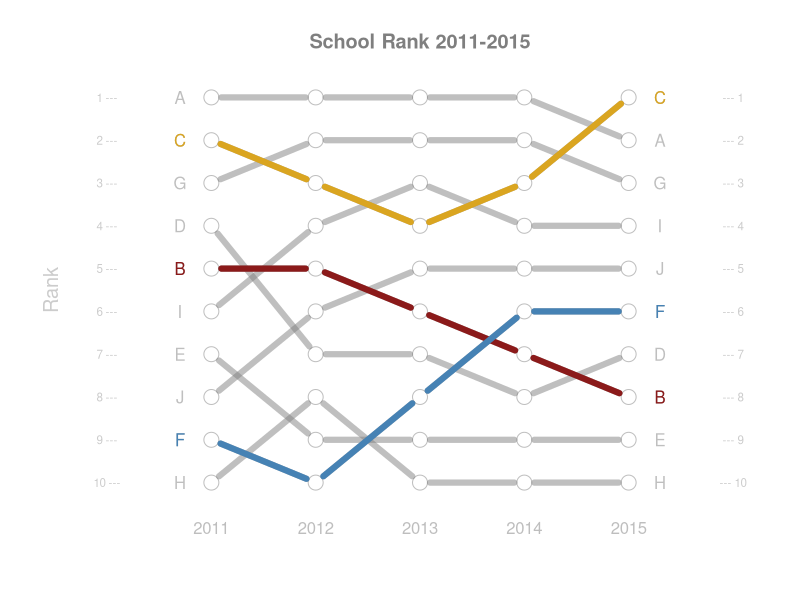

The R source for this figure:


# CREATE FAKE DATA

x1 <- rnorm(10)
x2 <- x1 + rnorm(10)
x3 <- x2 + rnorm(10)
x4 <- x3 + rnorm(10)
x5 <- x4 + rnorm(10)

r1 <- rank(x1)
r2 <- rank(x2)
r3 <- rank(x3)
r4 <- rank(x4)
r5 <- rank(x5)

id <- LETTERS[1:10]

df <- data.frame( id, r1, r2, r3, r4, r5 )




# DATA FOR EXAMPLE

df <-
structure(list(id = structure(1:10, .Label = c("A", "B", "C", 
"D", "E", "F", "G", "H", "I", "J"), class = "factor"), r1 = c(10, 
6, 9, 7, 4, 2, 8, 1, 5, 3), r2 = c(10, 6, 8, 4, 2, 1, 9, 3, 7, 
5), r3 = c(10, 5, 7, 4, 2, 3, 9, 1, 8, 6), r4 = c(10, 4, 8, 3, 
2, 5, 9, 1, 7, 6), r5 = c(9, 3, 10, 4, 2, 5, 8, 1, 7, 6)), .Names = c("id", 
"r1", "r2", "r3", "r4", "r5"), row.names = c(NA, -10L), class = "data.frame")





id <- df$id
df <- df[ , -1 ]
ymin <- min(df)
ymax <- max(df)
num.x <- ncol(df)


plot.new()
plot.window( xlim=c(0,6), ylim=c(ymin,ymax) )

# abline( h=1:10, lwd=0.005, col=gray(0.7,0.5) )

for( i in 1:nrow(df) )
{
   points( 1:num.x, df[i,], type="p", cex=2, col=gray(0.5,0.5), 
           pch=21, bg="white" ) 
   points( 1:num.x, df[i,], type="c", lwd=6, col=gray(0.5,0.5) )
}

text( 0.7, 1:10, id[order(df[,1])], col=gray(0.5,0.5) )
text( 5.3, 1:10, id[order(df[,5])], col=gray(0.5,0.5) )

text( 0, 1:10, paste(10:1,"---"), col="gray80", cex=0.7 )
text( 6, 1:10, paste("---",10:1), col="gray80", cex=0.7 )

title( ylab="Rank", col.lab="gray80", cex.lab=1.2, line=1 )

axis( side=1, tick=F, at=1:5, labels=2011:2015, col.axis="gray", cex.axis=1 )
 
title( main="School Rank 2011-2015", col.main="gray50" )


# highlight a school

points( 1:5, df[2,], type="c", lwd=6, col="firebrick4" )
text( 0.7, df[2,1], "B", col="firebrick4" )
text( 5.3, df[2,5], "B", col="firebrick4" )

points( 1:5, df[6,], type="c", lwd=6, col="steelblue" )
text( 0.7, df[6,1], "F", col="steelblue" )
text( 5.3, df[6,5], "F", col="steelblue" )

points( 1:5, df[3,], type="c", lwd=6, col="goldenrod" )
text( 0.7, df[3,1], id[3], col="goldenrod" )
text( 5.3, df[3,5], id[3], col="goldenrod" )











### AS A FUNCTION


plotRows <- function( df )
{
  
  id <- df$id
  df <- df[ , -1 ]
  ymin <- min(df)
  ymax <- max(df)
  num.x <- ncol(df)


  plot( 1, 1, xlim=c(0,num.x+1), ylim=c(ymin,ymax), bty="n",
        type="n", xaxt="n", yaxt="n", xlab="", ylab="" )

  # abline( h=1:10, lwd=0.005, col=gray(0.7,0.5) )

  for( i in 1:nrow(df) )
  {
     points( 1:num.x, df[i,], type="p", cex=2, col=gray(0.5,0.5), 
             pch=21, bg="white" ) 
     points( 1:num.x, df[i,], type="c", lwd=6, col=gray(0.5,0.5) )
  }

  text( 0.7, 1:10, id[order(df[,1])], col=gray(0.5,0.5) )
  text( 5.3, 1:10, id[order(df[,5])], col=gray(0.5,0.5) )

  text( 0, 1:10, paste(10:1,"---"), col=gray(0.5,0.5), cex=0.7 )
  #text( 6, 1:10, 10:1, col=gray(0.5,0.5), cex=0.7 )

  title( ylab="Rank", col.lab="gray", cex.lab=0.9, line=0.1 )
  
  axis( side=1, tick=F, at=1:5, labels=2011:2015, col.axis="gray", cex.axis=0.8 )
  
}



